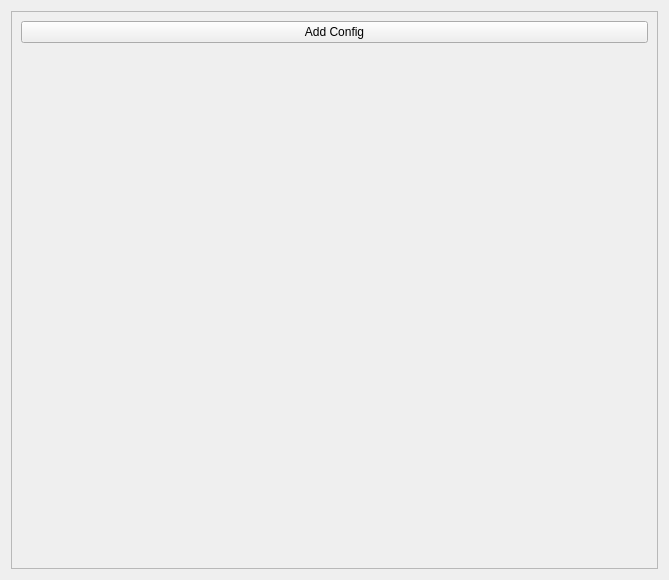
<?xml version="1.0" encoding="UTF-8"?>
<ui version="4.0">
 <author>%{AUTHOR}</author>
 <class>VeracryptRunnerConfigUi</class>
 <widget class="QWidget" name="VeracryptRunnerConfigUi">
  <property name="geometry">
   <rect>
    <x>0</x>
    <y>0</y>
    <width>669</width>
    <height>580</height>
   </rect>
  </property>
  <property name="minimumSize">
   <size>
    <width>300</width>
    <height>0</height>
   </size>
  </property>
  <layout class="QVBoxLayout" name="verticalLayout">
   <item>
    <widget class="QScrollArea" name="scrollArea">
     <property name="minimumSize">
      <size>
       <width>400</width>
       <height>400</height>
      </size>
     </property>
     <property name="focusPolicy">
      <enum>Qt::NoFocus</enum>
     </property>
     <property name="widgetResizable">
      <bool>true</bool>
     </property>
     <widget class="QWidget" name="scrollAreaWidgetContents">
      <property name="geometry">
       <rect>
        <x>0</x>
        <y>0</y>
        <width>653</width>
        <height>564</height>
       </rect>
      </property>
      <layout class="QVBoxLayout" name="verticalLayout_2">
       <item alignment="Qt::AlignTop">
        <widget class="QPushButton" name="pushButton">
         <property name="text">
          <string>Add Config</string>
         </property>
        </widget>
       </item>
       <item>
        <layout class="QVBoxLayout" name="veracryptVolumes"/>
       </item>
      </layout>
     </widget>
    </widget>
   </item>
  </layout>
 </widget>
 <resources/>
 <connections/>
</ui>
